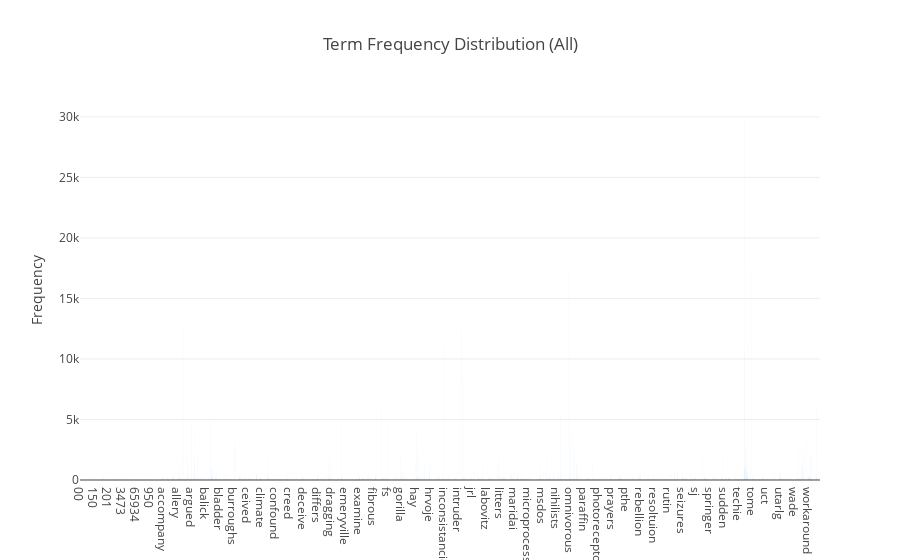

The notebook cell this image was saved under:
### Markdown cell above
### >>> **Exercise 13 (take home):**
If you want a nicer interactive visualization here, I would encourage you try to install and use plotly to achieve this. Check last year's [notebook](https://github.com/omarsar/data_mining_2017_fall_lab/blob/master/news_data_mining.ipynb) for code on how to generate the interactive version of the plot above.

### Code cell
# Answer here
def plot_word_frequency (word_list, plot_title): 
    
    trace1 = { 
    "x": list(word_list[0]), 
    "y": list(word_list[1]), 
    "type": "bar"
    }
    
    data = go.Data([trace1]) 

    layout = { 
    "title" : plot_title,
    "yaxis" : {"title":"Frequency"}
    }

    fig = go.Figure(data = data, layout = layout)  
    return fig

py.offline.iplot(plot_word_frequency([count_vect.get_feature_names(), term_frequencies], "Term Frequency Distribution (All)"))

### Figure 1 — Plotly figure (JSON) as saved in the notebook; plotly's stock layout.template omitted (floating-point values rounded to 4 significant figures; data arrays with more than 128 entries replaced by an {"elided": "..."} marker saying what was removed)
{"data": [{"type": "bar", "uid": "576f419a-daf1-11e8-ae62-2c4d5437021b", "x": {"elided": "35788 str values"}, "y": {"elided": "35788 int values"}}], "layout": {"title": "Term Frequency Distribution (All)", "yaxis": {"title": "Frequency"}}}
